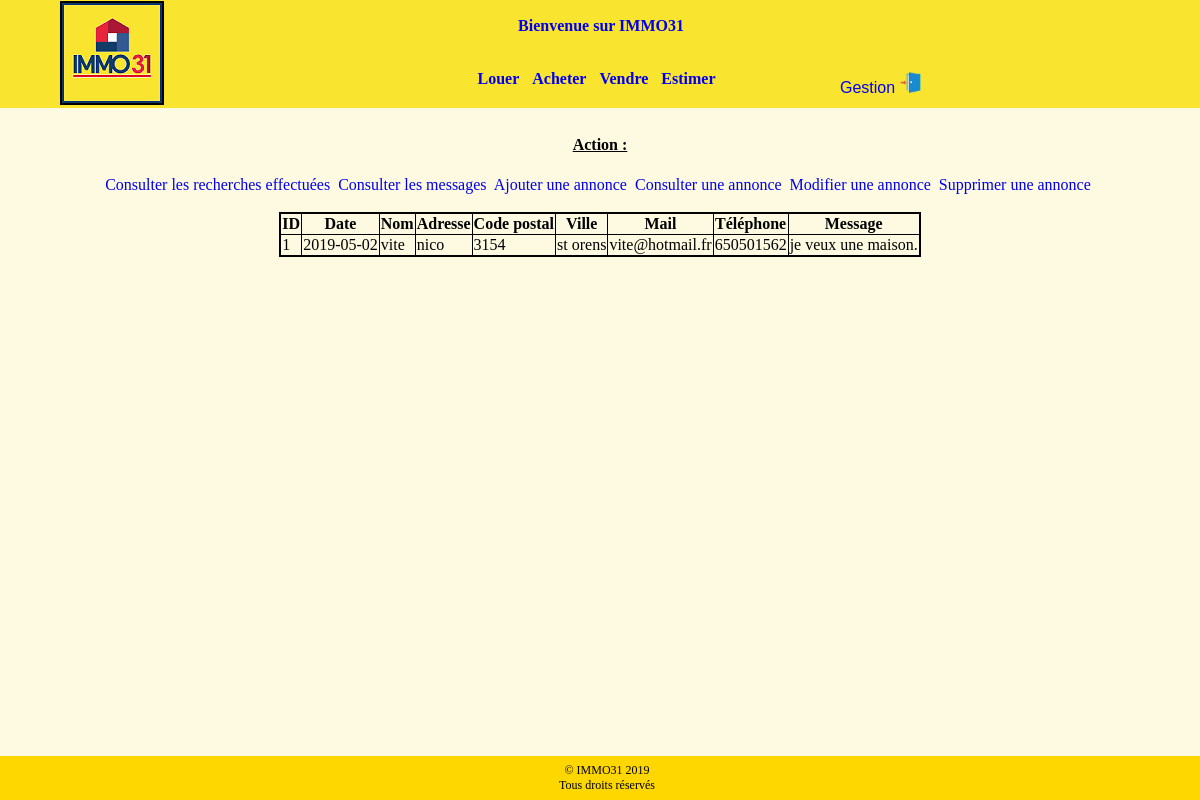
Page /consultermessages.php (signed in) on the committed database.
### tables this page shows
CREATE TABLE IF NOT EXISTS `messages` (
  `id` int(11) NOT NULL AUTO_INCREMENT,
  `jjmmaa` date DEFAULT NULL,
  `nom` varchar(30) DEFAULT NULL,
  `adresse` varchar(50) DEFAULT NULL,
  `cp` varchar(7) DEFAULT NULL,
  `ville` varchar(40) DEFAULT NULL,
  `mail` varchar(70) DEFAULT NULL,
  `telephone` varchar(20) DEFAULT NULL,
  `message` varchar(254) DEFAULT NULL,
  PRIMARY KEY (`id`)
);

### consultermessages.php (the view, shortened to what this page needs)
<!DOCTYPE html>
<html>
<head>
</head>
<body>
<?php
include ("connexionBdd.php");
echo "<div id='message'><a href='gestion.php'>Gestion</a></div>";
echo "<br>";
echo "<br>";
$sql = "SELECT * from messages";
$res = $connexion -> query($sql);
$ligne = $res -> fetch();
if ($ligne == false) {
	echo "<center>Il n'y a aucun message.</center>";
}
else
{
	$id = $ligne['id'];
	$date = $ligne['jjmmaa'];
	$nom = $ligne['nom'];
	$adresse = $ligne['adresse'];
	$cp = $ligne['cp'];
	$ville = $ligne['ville'];
	$mail = $ligne['mail'];
	$tel = $ligne['telephone'];
	$message = $ligne['message'];
	echo "<center><table id='letabres' border='1'>
			<tr>
				<th>ID</th>
				<th>Date</th>
				<th>Nom</th>
				<th>Adresse</th>
				<th>Code postal</th>
				<th>Ville</th>
				<th>Mail</th>
				<th>Téléphone</th>
				<th>Message</th>
			</tr>";
	while ($ligne != false) {
		echo "<tr>
				<td>$id</td>
				<td>$date</td>
				<td>$nom</td>
				<td>$adresse</td>
				<td>$cp</td>
				<td>$ville</td>
				<td>$mail</td>
				<td>$tel</td>
				<td>$message</td>
			</tr>";
			$ligne = $res -> fetch();
	} echo "</table></center>";
}
?>
</body>
</html>

### css/main.css (style rules this page uses)
html { font-family: arial; height: 100%; }
body { font-family: arial; min-height: 100%; margin: 0; padding:0; position: relative; background-color: #FDFAE1; }
a:link { text-decoration: none; }
#lelogo { position: absolute; left: 5%; border: 2px solid black; }
#hautpage { width: 100%; padding: 1px; background-color:#F9E430; height: 100%; font-weight: bold; font-family: Georgia, serif; }
#hautpage p { text-align: center; animation: flipInX 2.5s; }
#tab { word-spacing: 5px; }
#message { margin-top:-1.5%; margin-left:70%; }
#btnlogout { margin-top:-3%; margin-left:75%; }
#letabres { border:2px solid black; font-family: Georgia, serif; border-collapse: collapse; }
#letabactions { font-family: Georgia, serif; }
footer { bottom: 0; width: 100%; background: #FFD700; font-size: 12px; text-align: center; padding: 7px; font-family: Georgia, serif; position: absolute; }

### rows in the picture
messages: id "1", jjmmaa "2019-05-02", nom "vite", adresse "nico", cp "3154", ville "st orens", mail "vite@hotmail.fr", telephone "650501562", message "je veux une maison."
